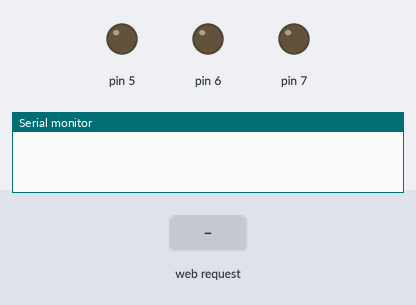
Recording of a sketch running on a simulated Arduino Uno, built with avr-gcc and run on an emulated ATmega328P. Parts: output pins drawn as LEDs (lit = HIGH), the last lines printed to the serial monitor. Inputs (shaded band) come from the test bench. WiFi joins after 1.5 s; servers stay silent unless stated.

Above: at 1.2 s.
1.3 s: HTTP request GET /?LED7=7 received
At 1.8 s:
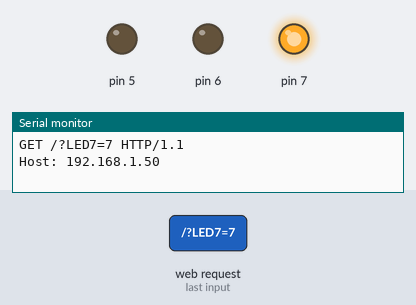
2.8 s: HTTP request GET /?LED6=6 received
At 4.0 s:
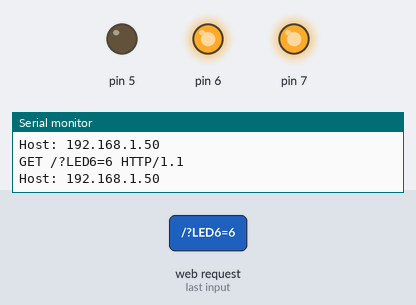
4.3 s: HTTP request GET /?LED5=5 received
At 5.2 s:
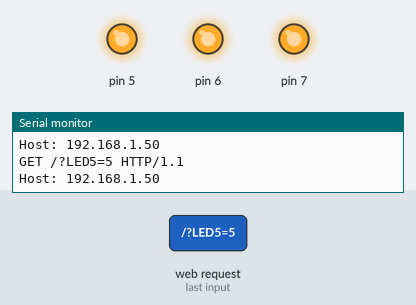
5.8 s: HTTP request GET /?LED7=7 received
At 6.4 s:
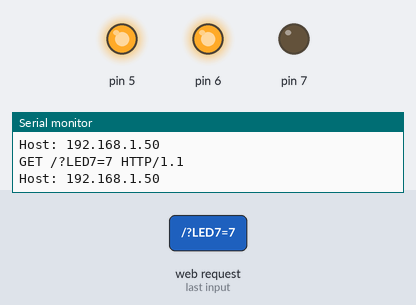
7.3 s: HTTP request GET /?LED6=6 received
At 8.7 s:
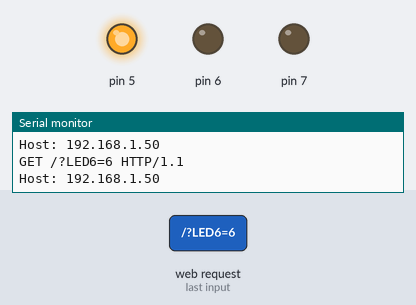
Timing chart, 0 to 9.8 s (numbered marks = the images above; inputs shaded):
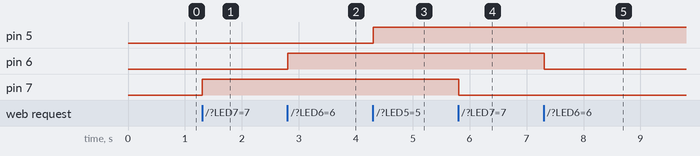

Measured:
- after the input at 1.3 s, pin 7: LOW → HIGH at once
- after the input at 2.8 s, pin 6: LOW → HIGH at once
- after the input at 4.3 s, pin 5: LOW → HIGH at once
- after the input at 5.8 s, pin 7: HIGH → LOW at once
- after the input at 7.3 s, pin 6: HIGH → LOW at once

The sketch:

Ethernet_led.ino
```cpp
/*
  Ethernet LED
  Este codigo utiliza una pagina web para encender una serie de leds

  Ultima modificacion 29 de mayo 2017
  Por Daniel Santos
*/

#include <SPI.h>
#include <Ethernet.h>

byte mac[] = { 0x90, 0xA2, 0xDA, 0xEF, 0xFE, 0xED }; //esto declara la direccion MAC
IPAddress ip(192, 168, 1, 20); // Esta es la direccion IP
EthernetServer server(80); //Este es el puerto

//declaramos variables que usaremos en el programa
String peticion; // Para guardar la peticion del cliente
boolean LED7_status = 0;
boolean LED6_status = 0;
boolean LED5_status = 0;

void setup() {
  //inciamos la conexion ethernet
  Ethernet.begin(mac, ip);
  server.begin();
  Serial.begin(9600);

  //Declaramos los pines de los leds
  pinMode(7, OUTPUT);
  pinMode(6, OUTPUT);
  pinMode(5, OUTPUT);
}

void loop()
{
  EthernetClient cliente = server.available(); // Comprobamos si hay peticiones

  if (cliente) // En caso afirmativo
  {
    boolean termino = true;
    while (cliente.connected())
    {
      if (cliente.available()) // Hay algo pendiente de leer
      {
        char c = cliente.read(); // Leemos los caracteres de uno en uno
        peticion += c; // Los añadimos al String
        if (c == '\n' && termino)
        {
          cliente.println("HTTP/1.1 200 OK");
          cliente.println("Content-Type: text/html");
          cliente.println("Connection: close");
          cliente.println();
          cliente.println("<!DOCTYPE html>"); // Envia la pagina Web
          cliente.println("<html>");
          cliente.println("<head>");
          cliente.println("<title>Control de LEDs en Arduino</title>");
          cliente.println("</head>");
          cliente.println("<body>");
          cliente.println("<h1>LED</h1>");
          cliente.println("<p>Haz click para conmutar el LED.</p>");
          cliente.println("<form method=\"get\">");
          Procesa_Estado_Chechbox(cliente);
          cliente.println("<br>");
          cliente.println("<input type=\"submit\" value=\"enviar\">");
          cliente.println("</form>");
          cliente.println("</body>");
          cliente.println("</html>");
          Serial.print(peticion);
          peticion = ""; // Una vez procesador, limpiar el string
          break;
        }

        if (c == '\n')
          termino = true;
        else if (c != '\r')
          termino = false;

      } 					// termina if (cliente.available...
    }   						// termina while...
    delay(10);// Da tiempo
    cliente.stop(); 				// Cerra conexion
  }  							// If cliente
} 							// loop

void Procesa_Estado_Chechbox(EthernetClient cl)
{
  //Led 7
  if (peticion.indexOf("LED7=7") > -1) // LED7 seleccionado
  {
    LED7_status = !LED7_status ;
  }  // Si esta seleccionado invertimos el valor
  digitalWrite(7, LED7_status);

  if (LED7_status) {
    cl.println("<input type=\"checkbox\" name=\"LED7\" value=\"7\"checked>LED7");
    cl.println("<br>");
  }
  else {
    cl.println("<input type=\"checkbox\" name=\"LED7\" value=\"7\">LED7");
    cl.println("<br>");
  }

  //Led 6
  if (peticion.indexOf("LED6=6") > -1) // LED6 seleccionado
  {
    LED6_status = !LED6_status ;
  }  // Si esta seleccionado invertimos el valor
  digitalWrite(6, LED6_status);

  if (LED6_status) {
    cl.println("<input type=\"checkbox\" name=\"LED6\" value=\"6\"checked>LED6");
    cl.println("<br>");
  }
  else {
    cl.println("<input type=\"checkbox\" name=\"LED6\" value=\"6\">LED6");
    cl.println("<br>");
  }

  //Led 5
  if (peticion.indexOf("LED5=5") > -1) // LED5 seleccionado
  {
    LED5_status = !LED5_status ;
  }  // Si esta seleccionado invertimos el valor
  digitalWrite(5, LED5_status);

  if (LED5_status) {
    cl.println("<input type=\"checkbox\" name=\"LED5\" value=\"5\"checked>LED5");
    cl.println("<br>");
  }
  else {
    cl.println("<input type=\"checkbox\" name=\"LED5\" value=\"5\">LED5");
    cl.println("<br>");
  }
}
```
